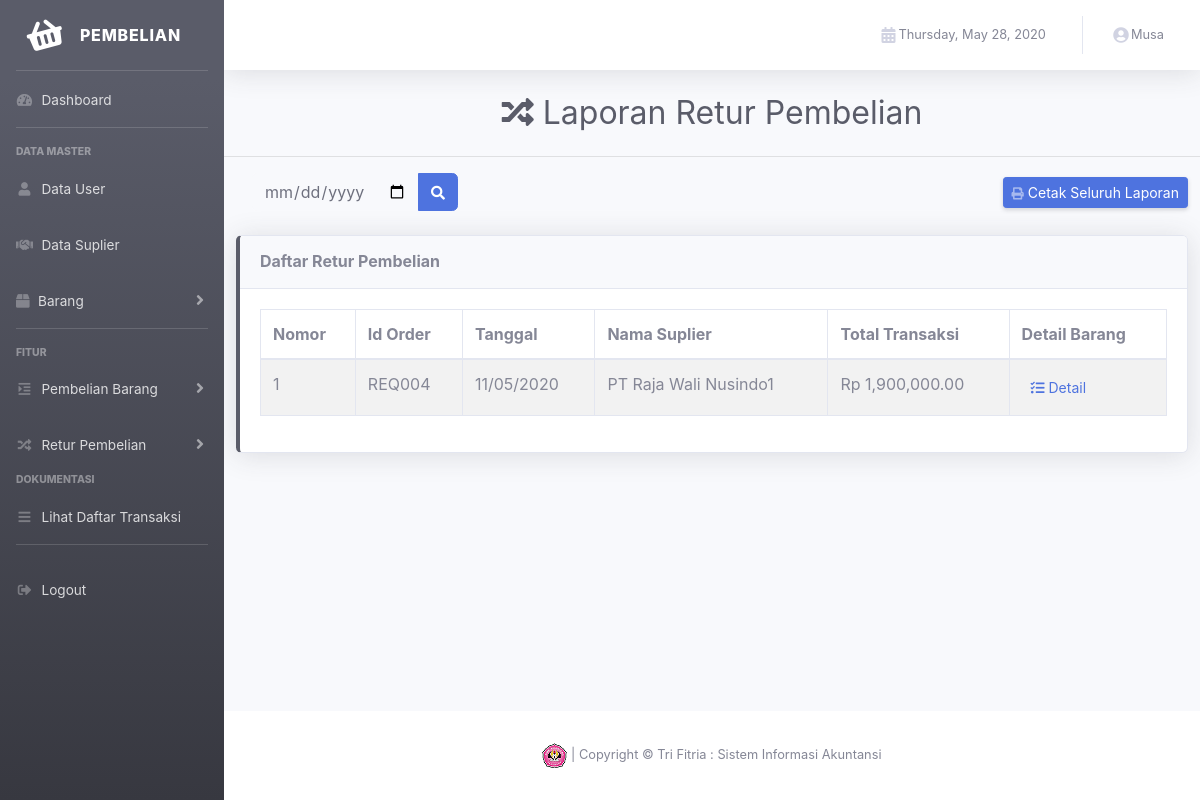
/view/index.php?p=list_retur (signed in), run on the app's committed database.
### tables this page shows
CREATE TABLE IF NOT EXISTS `retur` (
  `id_retur` varchar(6) NOT NULL,
  `status` varchar(16) NOT NULL,
  `total_transaksi` int(45) NOT NULL,
  `tanggal` date NOT NULL,
  `id_order` varchar(6) NOT NULL
);

CREATE TABLE IF NOT EXISTS `order` (
  `id_order` varchar(6) NOT NULL,
  `tanggal` date NOT NULL,
  `status` varchar(16) NOT NULL,
  `total_transaksi` int(45) NOT NULL,
  `nama_suplier` varchar(45) NOT NULL,
  `tanggal_penerimaan` date NOT NULL,
  `tanggal_pembelian` date NOT NULL,
  `no_surat_jalan` varchar(25) NOT NULL,
  `tanggal_pelunasan` date NOT NULL,
  `nomor_faktur` varchar(25) NOT NULL
);

### control/retur/retur.php (called while the page is built, shortened)
<?php
    class retur{
        public function tampil_join_order(){
            $koneksi = new koneksi;
            $query = mysqli_query($koneksi->conn,"SELECT id_retur, `retur`.`status`, `retur`.`total_transaksi`, `retur`.`tanggal`, `order`.`nama_suplier`, `retur`.`id_order` FROM `retur` join `order` on `retur`.`id_order` = `order`.`id_order`");
            if (mysqli_num_rows($query)>0) {
                while ($row= mysqli_fetch_array($query)) {
                    $data[]= $row;
                }
                return $data;
            }
        }
    }
    ?>

### control/koneksi.php (called while the page is built, shortened)
<?php
    class koneksi{
        private $dbhost = "localhost";
        private $dbuser = "root";
        private $dbname = "hph_proj_db";
        private $dbpass = "";
        public function __construct(){
        $this->conn = mysqli_connect($this->dbhost, $this->dbuser, $this->dbpass, $this->dbname) or die("Koneksi gagal");
        }
    }
    ?>

### view/content/transaksi/lihat_data/retur/list_retur.php (the view, shortened to what this page needs)
    <div class="d-sm-flex align-items-center justify-content-center mb-4">
        <h1 class="h2 mb-0 text-gray-800">
        <i class="fa fa-random" aria-hidden="true"></i>
            Laporan Retur Pembelian
        </h1>
    </div>
    <hr class ="sidebar-diver"></hr>
<div class="col">
    <div class="d-sm-flex align-items-center justify-content-between mb-4">
            <form class="d-none d-sm-inline-block form-inline mr-auto ml-md-3 my-2 my-md-0 mw-100 navbar-search"  method="post">
                <div class="input-group">
                    <input type="date" class="form-control bg-light border-0 small" name="car">
                    <div class="input-group-append">
                    <button class="btn btn-primary" type="submit" name="cari">
                        <i class="fas fa-search fa-sm"></i>
                    </button>
                    </div>
                </div>
            </form>
        <a href="content/dokumentasi/laporan_retur.php" target="_blank" class="d-none d-sm-inline-block btn btn-sm btn-primary shadow-sm"><i class="fas fa-print fa-sm text-white-50"></i> Cetak Seluruh Laporan</a>
    </div>
      <div class="row">
        <div class="col">
          <div class="card shadow mb-4 border-left-dark">
            <div class="card-header py-3">
              <h6 class="m-0 font-weight-bold">Daftar Retur Pembelian</h6>
            </div>
            <div class="card-body" >
                    <div class="table-responsive">
                        <table class="table table-bordered table-striped" width="100%" cellspacing="0" id="dataTable">
                        <thead>
                                <tr>
                                    <th>Nomor</th>
                                    <th>Id Order</th>
                                    <th>Tanggal</th>
                                    <th>Nama Suplier</th>
                                    <th>Total Transaksi</th>
                                    <th>Detail Barang</th>
                                </tr>
                            </thead>
                            <tbody>
                                <?php
                                    if ($retur->tampil_join_order()!=false) {
                                        $no = 1;
                                        foreach ($retur->tampil_join_order() as $key) {
                                            ?>
                                            <tr>
                                                <form action="" method="post">
                                                    <td><?php echo $no++; ?>
                                                    </td>
                                                    <td><?php echo $key['id_order'];?></td>
                                                    <td><?php echo date('d/m/Y', strtotime($key['tanggal'])); ?></td>
                                                    <td><?php echo $key['nama_suplier']; ?></td>
                                                    <td>Rp <?php echo number_format($key['total_transaksi'],2); ?></td>
                                                      <td>
                                                        <button type="submit" name="detail" class="btn btn-sm btn-link btn-custom">
                                                            <span class="icon">
                                                            <i class="fas fa-tasks"></i>
                                                            </span>
                                                            <span class="icon">Detail </span>
                                                        </button>
                                                    </td>
                                                </form>
                                            </tr>
                                <?php
                                        }
                                    }
                                    ?>
                            </tbody>
                        </table>
                    </div>
            </div>
              </div>
            </div>
          </div>
    </div>

### data on the page
retur: id_order "REQ004", tanggal "11/05/2020", id_order.nama_suplier "PT Raja Wali Nusindo1", total_transaksi "1,900,000.00"

### other printed values
$_SESSION['nama_user'] "Musa"
